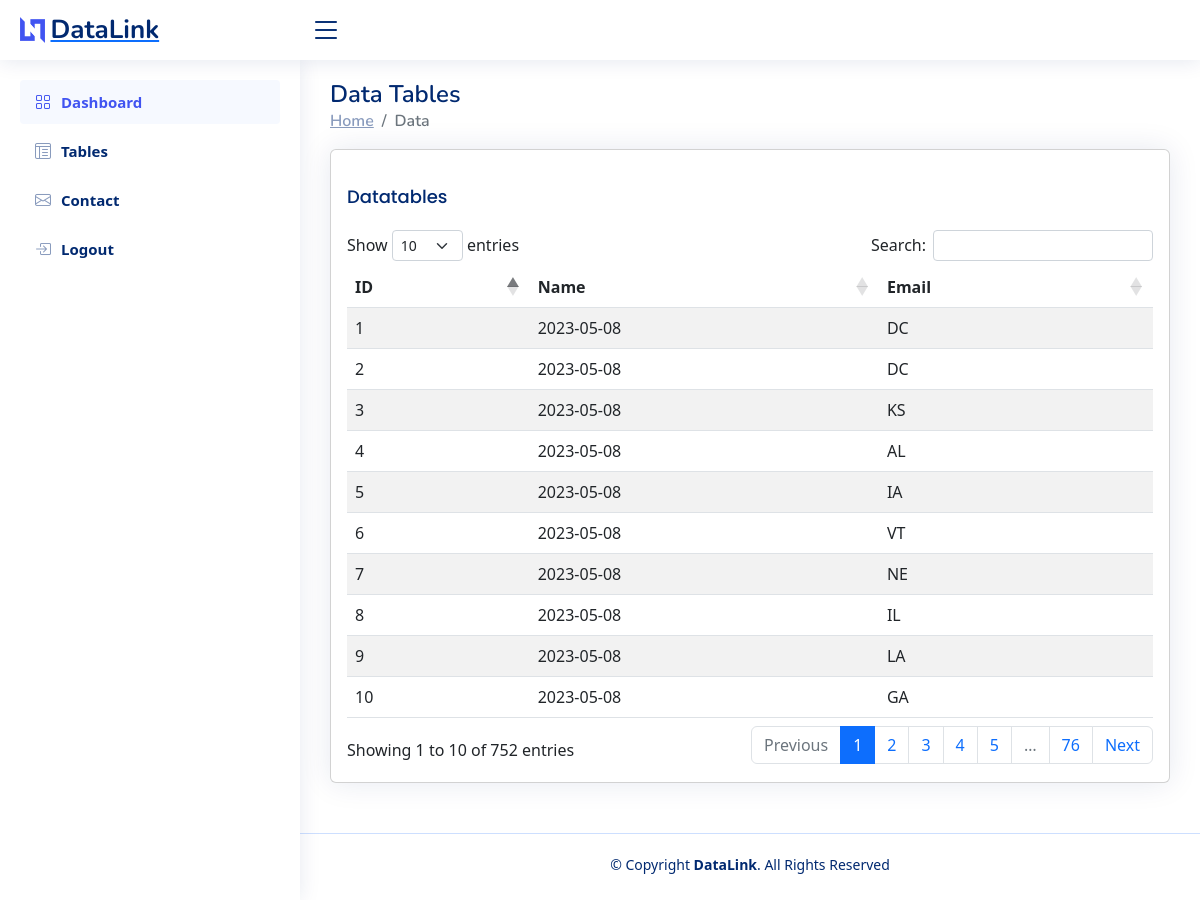
The app's page /table (signed in) with its own data.
### application/models.py (models this page shows)
class ChurnDataPrep(db.Model):
    id = db.Column(db.Integer, primary_key=True)
    date = db.Column(db.String(250), nullable=False)
    state = db.Column(db.String(250))
    account_length = db.Column(db.Integer)
    area_code = db.Column(db.String(250))
    international_plan = db.Column(db.String(250))
    voice_mail_plan = db.Column(db.String(250))
    number_vmail_messages = db.Column(db.Integer)
    total_day_minutes = db.Column(db.Float)
    total_day_calls = db.Column(db.Integer)
    total_day_charge = db.Column(db.Float)
    total_eve_minutes = db.Column(db.Float)
    total_eve_calls = db.Column(db.Integer)
    total_eve_charge = db.Column(db.Float)
    total_night_minutes = db.Column(db.Float)
    total_night_calls = db.Column(db.Integer)
    total_night_charge = db.Column(db.Float)
    total_intl_minutes = db.Column(db.Float)
    total_intl_calls = db.Column(db.Integer)
    total_intl_charge = db.Column(db.Float)
    number_customer_service_calls = db.Column(db.Integer)
    cluster = db.Column(db.Integer)
    region = db.Column(db.String(250))
    county = db.Column(db.String(250))
    prediction = db.Column(db.String(250))

### application/routes.py (the view)
@app.route('/table')
@login_required
def get_data_table():
    table = ChurnDataPrep.query.all()
    return render_template('tables-data.html', table=table)

### application/routes.py (called while the page is built)
@login_manager.user_loader
def load_user(user_id):
    return Users.query.get(int(user_id))

### application/templates/tables-data.html (shortened to what this page needs)
{% extends 'header.html' %}
{% block content %}
  <main id="main" class="main">
    <div class="pagetitle">
      <h1>Data Tables</h1>
      <nav>
        <ol class="breadcrumb">
          <li class="breadcrumb-item"><a href="{{url_for('dashboard')}}">Home</a></li>
          <li class="breadcrumb-item active">Data</li>
        </ol>
      </nav>
    </div>
    <section class="section">
      <div class="row">
        <div class="col-lg-12">
          <div class="card">
            <div class="card-body">
              <h5 class="card-title">Datatables</h5>
              <table id="example" class="table table-striped" style="width:100%">
                <thead>
                  <tr>
                    <th>ID</th>
                    <th>Name</th>
                    <th>Email</th>
                  </tr>
                </thead>
                <tbody>
                  {% for item in table: %}
                  <tr>
                    <td>{{ item.id }}</td>
                    <td>{{ item.date }}</td>
                    <td>{{ item.state }}</td>
                  </tr>
                  {% endfor %}
                </tbody>
              </table>
            </div>
          </div>
        </div>
      </div>
    </section>
  </main>
  {% include 'footer.html' %}
{% endblock %}

### application/templates/header.html (shortened to what this page needs)
<!DOCTYPE html>
<html lang="en">
<head>
  <link href="static/vendor/bootstrap/css/bootstrap.min.css" rel="stylesheet">
  <link href="static/vendor/bootstrap-icons/bootstrap-icons.css" rel="stylesheet">
  <link href="static/vendor/boxicons/css/boxicons.min.css" rel="stylesheet">
  <link href="static/vendor/quill/quill.snow.css" rel="stylesheet">
  <link href="static/vendor/quill/quill.bubble.css" rel="stylesheet">
  <link href="static/vendor/remixicon/remixicon.css" rel="stylesheet">
  <link href="static/vendor/simple-datatables/style.css" rel="stylesheet">
  <link href="static/css/style.css" rel="stylesheet">
  <link rel="stylesheet" href="https://unpkg.com/leaflet@1.9.3/dist/leaflet.css"
/>
  <link rel="stylesheet" type="text/css" href="https://cdnjs.cloudflare.com/ajax/libs/twitter-bootstrap/5.2.0/css/bootstrap.min.css">
  <link rel="stylesheet" type="text/css" href="https://cdn.datatables.net/1.13.4/css/dataTables.bootstrap5.min.css">
</head>
  <header id="header" class="header fixed-top d-flex align-items-center">
    <div class="d-flex align-items-center justify-content-between">
      <a href="{{url_for('dashboard')}}" class="logo d-flex align-items-center">
        <img src="static/img/logo.png" alt="">
        <span class="d-none d-lg-block">DataLink</span>
      </a>
      <i class="bi bi-list toggle-sidebar-btn"></i>
    </div>
  </header>
  <aside id="sidebar" class="sidebar">
    <ul class="sidebar-nav" id="sidebar-nav">
      <li class="nav-item">
        <a class="nav-link " href="{{url_for('dashboard')}}">
          <i class="bi bi-grid"></i>
          <span>Dashboard</span>
        </a>
      </li>
      <li class="nav-item">
        <a class="nav-link collapsed"  href="{{url_for('get_data_table')}}">
          <i class="bi bi-layout-text-window-reverse"></i>
          <span>Tables</span>
        </a>
      </li>
      <li class="nav-item">
        <a class="nav-link collapsed" href="{{url_for('get_contact_page')}}">
          <i class="bi bi-envelope"></i>
          <span>Contact</span>
        </a>
      </li>
      <li class="nav-item">
        <a class="nav-link collapsed" href="{{url_for('logout')}}">
          <i class="bi bi-box-arrow-in-right"></i>
          <span>Logout</span>
        </a>
      </li>
    </ul>
  </aside>
<body>
  {% block content %}{% endblock %}
</body>

### application/templates/footer.html (shortened to what this page needs)
<!DOCTYPE html>
<html lang="en">
<head>
</head>
<body>
  <footer id="footer" class="footer">
    <div class="copyright">
      &copy; Copyright <strong><span>DataLink</span></strong>. All Rights Reserved
    </div>
    <div class="credits">
    </div>
  </footer>
</body>
</html>

### application/static/css/style.css (style rules this page uses)
:root { scroll-behavior: smooth; }
body { font-family: "Open Sans", sans-serif; background: #f6f9ff; color: #444444; }
a { color: #4154f1; text-decoration: none; }
h1, h2, h3, h4, h5, h6 { font-family: "Nunito", sans-serif; }
#main { margin-top: 60px; padding: 20px 30px; transition: all 0.3s; }
.pagetitle { margin-bottom: 10px; }
.pagetitle h1 { font-size: 24px; margin-bottom: 0; font-weight: 600; color: #012970; }
.card { margin-bottom: 30px; border: none; border-radius: 5px; box-shadow: 0px 0 30px rgba(1, 41, 112, 0.1); }
.card-title { padding: 20px 0 15px 0; font-size: 18px; font-weight: 500; color: #012970; font-family: "Poppins", sans-serif; }
.card-body { padding: 0 20px 20px 20px; }
.breadcrumb { font-size: 14px; font-family: "Nunito", sans-serif; color: #899bbd; font-weight: 600; }
.breadcrumb a { color: #899bbd; transition: 0.3s; }
.breadcrumb .breadcrumb-item::before { color: #899bbd; }
.breadcrumb .active { color: #51678f; font-weight: 600; }
.logo { line-height: 1; }
@media (min-width: 1200px) { .logo { width: 280px; } }
.logo img { max-height: 26px; margin-right: 6px; }
.logo span { font-size: 26px; font-weight: 700; color: #012970; font-family: "Nunito", sans-serif; }
.header { transition: all 0.5s; z-index: 997; height: 60px; box-shadow: 0px 2px 20px rgba(1, 41, 112, 0.1); background-color: #fff; padding-left: 20px; }
.header .toggle-sidebar-btn { font-size: 32px; padding-left: 10px; cursor: pointer; color: #012970; }
.sidebar { position: fixed; top: 60px; left: 0; bottom: 0; width: 300px; z-index: 996; transition: all 0.3s; padding: 20px; overflow-y: auto; scrollbar-width: thin; scrollbar-color: #aab7cf transparent; box-shadow: 0px 0px 20px rgba(1, 41, 112, 0.1); background-color: #fff; }
@media (min-width: 1200px) { #main, #footer { margin-left: 300px; } }
.sidebar-nav { padding: 0; margin: 0; list-style: none; }
.sidebar-nav li { padding: 0; margin: 0; list-style: none; }
.sidebar-nav .nav-item { margin-bottom: 5px; }
.sidebar-nav .nav-link { display: flex; align-items: center; font-size: 15px; font-weight: 600; color: #4154f1; transition: 0.3; background: #f6f9ff; padding: 10px 15px; border-radius: 4px; }
.sidebar-nav .nav-link i { font-size: 16px; margin-right: 10px; color: #4154f1; }
.sidebar-nav .nav-link.collapsed { color: #012970; background: #fff; }
.sidebar-nav .nav-link.collapsed i { color: #899bbd; }
.footer { padding: 20px 0; font-size: 14px; transition: all 0.3s; border-top: 1px solid #cddfff; }
.footer .copyright { text-align: center; color: #012970; }
.footer .credits { padding-top: 5px; text-align: center; font-size: 13px; color: #012970; }

### records on screen
ChurnDataPrep: id "1", date "2023-05-08", state "DC"
ChurnDataPrep: id "2", date "2023-05-08", state "DC"
ChurnDataPrep: id "3", date "2023-05-08", state "KS"
ChurnDataPrep: id "4", date "2023-05-08", state "AL"
ChurnDataPrep: id "5", date "2023-05-08", state "IA"
ChurnDataPrep: id "6", date "2023-05-08", state "VT"
ChurnDataPrep: id "7", date "2023-05-08", state "NE"
ChurnDataPrep: id "8", date "2023-05-08", state "IL"
ChurnDataPrep: id "9", date "2023-05-08", state "LA"
ChurnDataPrep: id "10", date "2023-05-08", state "GA"
